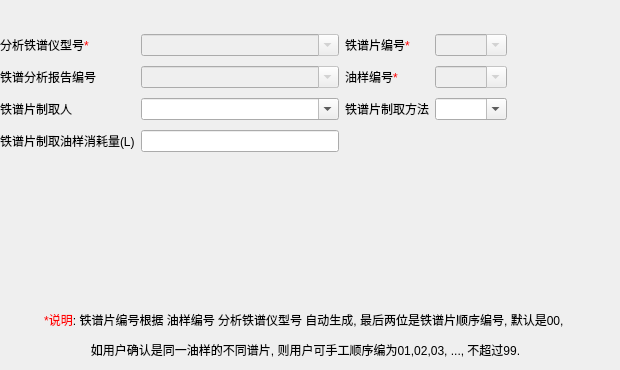
   <widget class="QWidget" name="tab_24">
    <attribute name="title">
     <string>铁谱制谱信息</string>
    </attribute>
    <widget class="QLabel" name="label_319">
     <property name="geometry">
      <rect>
       <x>0</x>
       <y>310</y>
       <width>611</width>
       <height>51</height>
      </rect>
     </property>
     <property name="text">
      <string>&lt;html&gt;&lt;head/&gt;&lt;body&gt;&lt;p align=&quot;center&quot;&gt;&lt;span style=&quot; color:#ff0000;&quot;&gt;*说明&lt;/span&gt;: 铁谱片编号根据 油样编号 分析铁谱仪型号 自动生成, 最后两位是铁谱片顺序编号, 默认是00, &lt;/p&gt;&lt;p align=&quot;center&quot;&gt;如用户确认是同一油样的不同谱片, 则用户可手工顺序编为01,02,03, ..., 不超过99.&lt;/p&gt;&lt;/body&gt;&lt;/html&gt;</string>
     </property>
    </widget>
    <widget class="QWidget" name="layoutWidget_24">
     <property name="geometry">
      <rect>
       <x>0</x>
       <y>30</y>
       <width>507</width>
       <height>128</height>
      </rect>
     </property>
     <layout class="QGridLayout" name="gridLayout_24">
      <item row="0" column="0">
       <widget class="QLabel" name="label_320">
        <property name="text">
         <string>&lt;html&gt;&lt;head/&gt;&lt;body&gt;&lt;p&gt;分析铁谱仪型号&lt;span style=&quot; color:#ff0000;&quot;&gt;*&lt;/span&gt;&lt;/p&gt;&lt;/body&gt;&lt;/html&gt;</string>
        </property>
       </widget>
      </item>
      <item row="0" column="1">
       <widget class="QComboBox" name="_comboBoxMentalInstrumentType_3">
        <property name="enabled">
         <bool>false</bool>
        </property>
        <property name="editable">
         <bool>true</bool>
        </property>
        <property name="currentIndex">
         <number>-1</number>
        </property>
       </widget>
      </item>
      <item row="0" column="2">
       <widget class="QLabel" name="label_321">
        <property name="text">
         <string>&lt;html&gt;&lt;head/&gt;&lt;body&gt;&lt;p&gt;铁谱片编号&lt;span style=&quot; color:#ff0000;&quot;&gt;*&lt;/span&gt;&lt;/p&gt;&lt;/body&gt;&lt;/html&gt;</string>
        </property>
       </widget>
      </item>
      <item row="0" column="3">
       <widget class="QComboBox" name="_comboBoxMentalID_3">
        <property name="enabled">
         <bool>false</bool>
        </property>
        <property name="editable">
         <bool>true</bool>
        </property>
       </widget>
      </item>
      <item row="1" column="0">
       <widget class="QLabel" name="label_322">
        <property name="text">
         <string>铁谱分析报告编号</string>
        </property>
       </widget>
      </item>
      <item row="1" column="1">
       <widget class="QComboBox" name="_comboBoxMentalReportID_3">
        <property name="enabled">
         <bool>false</bool>
        </property>
        <property name="editable">
         <bool>true</bool>
        </property>
       </widget>
      </item>
      <item row="1" column="2">
       <widget class="QLabel" name="label_323">
        <property name="text">
         <string>&lt;html&gt;&lt;head/&gt;&lt;body&gt;&lt;p&gt;油样编号&lt;span style=&quot; color:#ff0000;&quot;&gt;*&lt;/span&gt;&lt;/p&gt;&lt;/body&gt;&lt;/html&gt;</string>
        </property>
       </widget>
      </item>
      <item row="1" column="3">
       <widget class="QComboBox" name="_comboBoxMentalOilSampleID_3">
        <property name="enabled">
         <bool>false</bool>
        </property>
        <property name="editable">
         <bool>true</bool>
        </property>
       </widget>
      </item>
      <item row="2" column="0">
       <widget class="QLabel" name="label_324">
        <property name="text">
         <string>铁谱片制取人</string>
        </property>
       </widget>
      </item>
      <item row="2" column="1">
       <widget class="QComboBox" name="_comboBoxMentalGuy_3">
        <property name="editable">
         <bool>true</bool>
        </property>
       </widget>
      </item>
      <item row="2" column="2">
       <widget class="QLabel" name="label_325">
        <property name="text">
         <string>铁谱片制取方法</string>
        </property>
       </widget>
      </item>
      <item row="2" column="3">
       <widget class="QComboBox" name="_comboBoxMentalMethod_3">
        <property name="editable">
         <bool>true</bool>
        </property>
       </widget>
      </item>
      <item row="3" column="0">
       <widget class="QLabel" name="label_326">
        <property name="text">
         <string>铁谱片制取油样消耗量(L)</string>
        </property>
       </widget>
      </item>
      <item row="3" column="1">
       <widget class="QLineEdit" name="_editMentalMount_3"/>
      </item>
     </layout>
    </widget>
   </widget>
